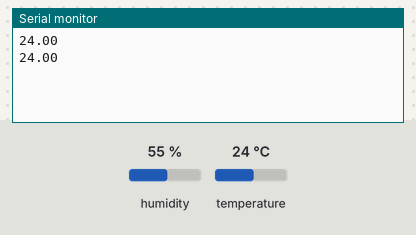
Simulated run of this program. Board: Arduino Uno, built with avr-gcc and run on an emulated ATmega328P. On the bench: the last lines printed to the serial monitor. The inputs (shaded band) are chosen by the test bench; at power-on: temperature 24 °C, humidity 55 %.

Above: at 4.8 s.
4.9 s: temperature set to 12 °C
At 7.5 s:
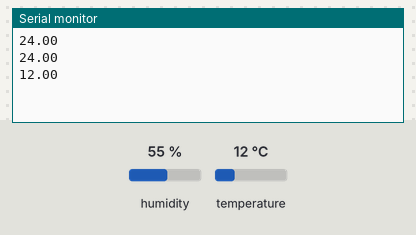
7.9 s: temperature set to 19 °C
At 8.6 s:
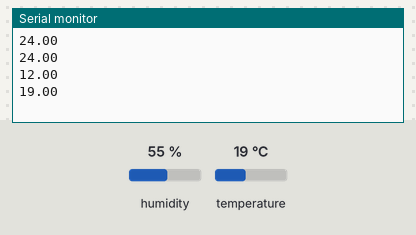
Timing chart, 0 to 10.9 s (numbered marks = the images above; inputs shaded):
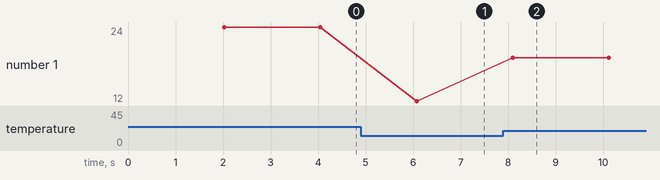

Measured:
- after the input at 4.9 s, the serial monitor: prints a new line after 1.2 s (image 1)
- after the input at 7.9 s, the serial monitor: prints a new line after 0.19 s (image 2)
- plotted number 1: 24 → 12 after the input at 4.9 s, 12 → 19 after the input at 7.9 s

The program:

main.cpp
```cpp
#include <Arduino.h>
#include <DHT.h>
#include "DHT.h"
#define SENSOR_PIN 3

DHT dht(SENSOR_PIN, DHT11);


float temperatura{};

void setup() {
  // put your setup code here, to run once:
  Serial.begin(9600);
  dht.begin();
}

void loop() {
  delay(2000);
  temperatura = dht.readTemperature();
  if(isnan(temperatura)){Serial.println("Erro ao ler o sensor");}
  else{Serial.println(temperatura);}

}
```
